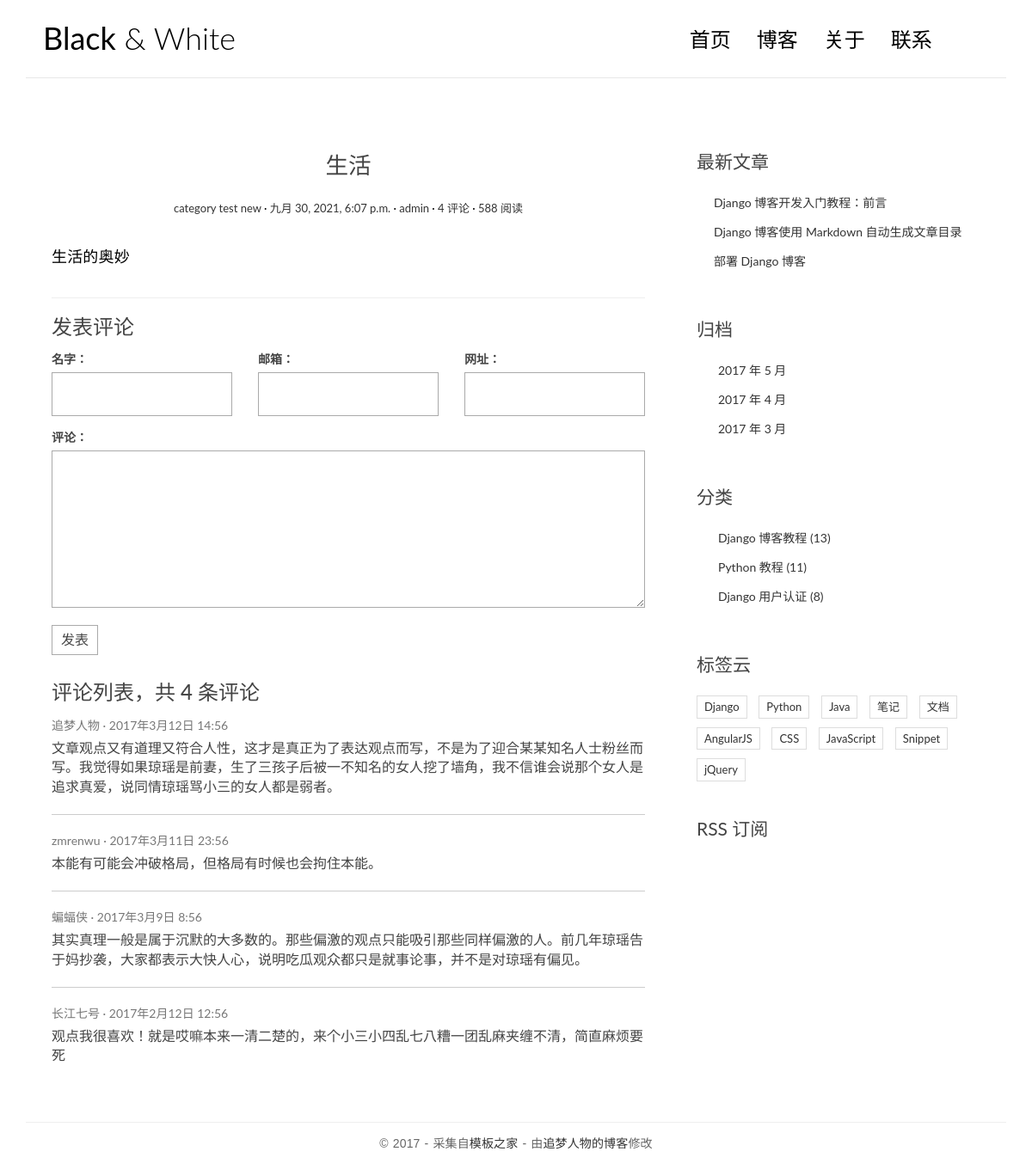
The page /posts/3/ on the database as committed earlier.
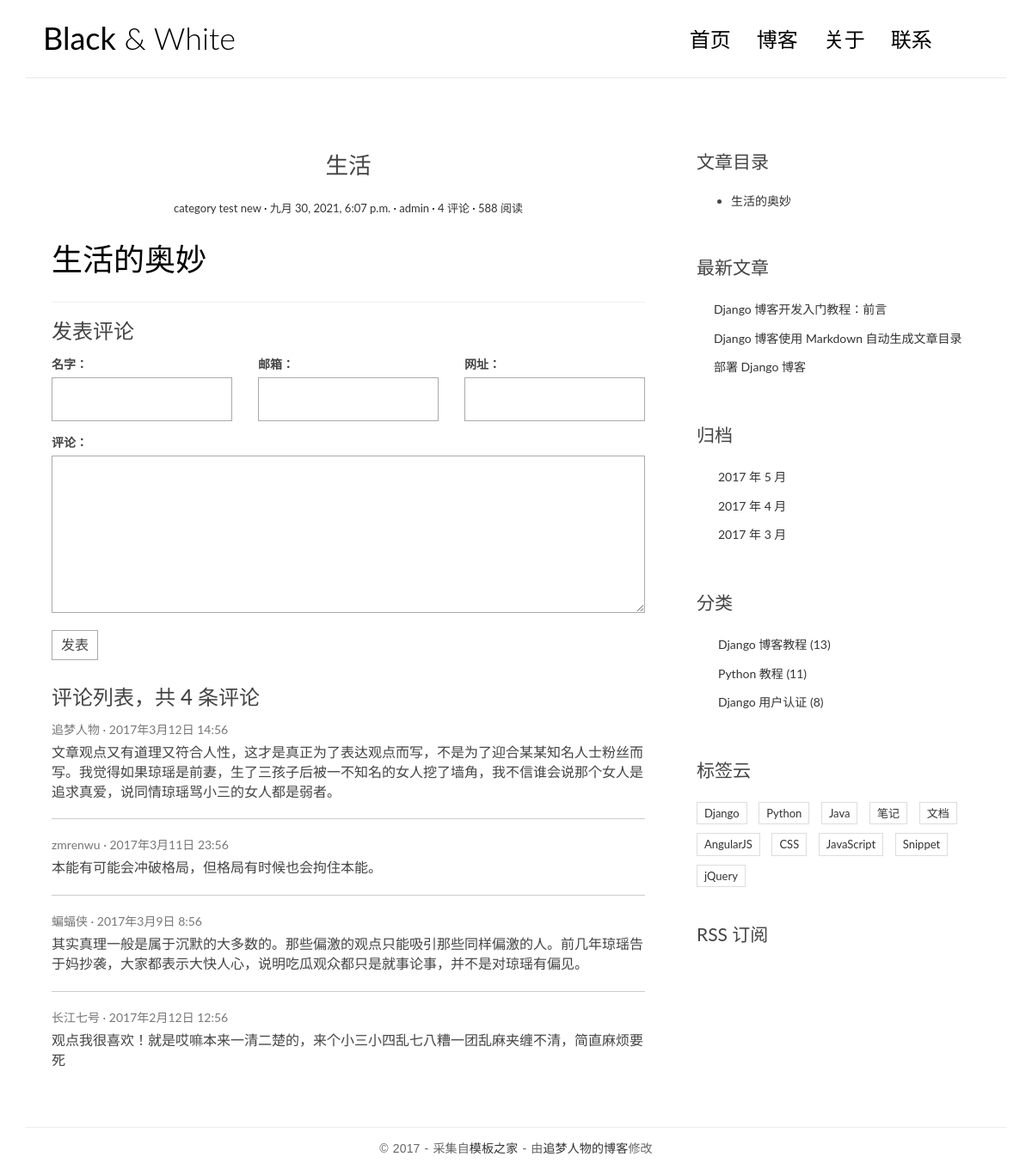
The same page on the database as committed later.
### blog_app/models.py (models this page shows, shortened)
class Post(models.Model):
    title = models.CharField('标题', max_length=70)
    body = models.TextField('正文')
    created_time = models.DateTimeField('创建时间', default=timezone.now)
    modified_time = models.DateTimeField('修改时间')
    excerpt = models.CharField('摘要', max_length=200, blank=True)
    category = models.ForeignKey(Category, verbose_name='分类', on_delete=models.CASCADE)
    tags = models.ManyToManyField(Tag, verbose_name='标签', blank=True)
    author = models.ForeignKey(User, verbose_name='作者', on_delete=models.CASCADE)
    class Meta:
        verbose_name = '文章'
        verbose_name_plural = verbose_name

class Category(models.Model):
    name = models.CharField(max_length=100)
    class Meta:
        verbose_name = '分类'
        verbose_name_plural = verbose_name

### blog_app/views.py (the view)
# urls.py: path('posts/<int:pk>/', views.detail, name='detail'),
def detail(request, pk):
    post = get_object_or_404(Post, pk=pk)
    md = markdown.Markdown(extensions=[
        'markdown.extensions.extra',
        'markdown.extensions.codehilite',
        TocExtension(slugify=slugify),
    ])
    post.body = md.convert(post.body)
    m = re.search(r'<div class="toc">\s*<ul>(.*)</ul>\s*</div>', md.toc, re.S)
    post.toc = m.group(1) if m is not None else ''
    return render(request, 'blog_app/detail.html', context={'post': post})

### templates/blog_app/detail.html
{% extends 'base.html' %}
{% block main %}
    <article class="post post-{{ post.pk }}">
        <header class="entry-header">
            <h1 class="entry-title">{{ post.title }}</h1>
            <div class="entry-meta">
                <span class="post-category"><a href="#">{{ post.category.name }}</a></span>
                <span class="post-date"><a href="#"><time class="entry-date"
                                                          datetime="{{ post.created_time }}">{{ post.created_time }}</time></a></span>
                <span class="post-author"><a href="#">{{ post.author }}</a></span>
                <span class="comments-link"><a href="#">4 评论</a></span>
                <span class="views-count"><a href="#">588 阅读</a></span>
            </div>
        </header>
        <div class="entry-content clearfix">
            {{ post.body | safe }}
        </div>
    </article>
    <section class="comment-area" id="comment-area">
        <hr>
        <h3>发表评论</h3>
        <form action="#" method="post" class="comment-form">
            <div class="row">
                <div class="col-md-4">
                    <label for="id_name">名字：</label>
                    <input type="text" id="id_name" name="name" required>
                </div>
                <div class="col-md-4">
                    <label for="id_email">邮箱：</label>
                    <input type="email" id="id_email" name="email" required>
                </div>
                <div class="col-md-4">
                    <label for="id_url">网址：</label>
                    <input type="text" id="id_url" name="url">
                </div>
                <div class="col-md-12">
                    <label for="id_comment">评论：</label>
                    <textarea name="comment" id="id_comment" required></textarea>
                    <button type="submit" class="comment-btn">发表</button>
                </div>
            </div>
        </form>
        <div class="comment-list-panel">
            <h3>评论列表，共 <span>4</span> 条评论</h3>
            <ul class="comment-list list-unstyled">
                <li class="comment-item">
                    <span class="nickname">追梦人物</span>
                    <time class="submit-date" datetime="2012-11-09T23:15:57+00:00">2017年3月12日 14:56</time>
                    <div class="text">
                        文章观点又有道理又符合人性，这才是真正为了表达观点而写，不是为了迎合某某知名人士粉丝而写。我觉得如果琼瑶是前妻，生了三孩子后被一不知名的女人挖了墙角，我不信谁会说那个女人是追求真爱，说同情琼瑶骂小三的女人都是弱者。
                    </div>
                </li>
                <li class="comment-item">
                    <span class="nickname">zmrenwu</span>
                    <time class="submit-date" datetime="2012-11-09T23:15:57+00:00">2017年3月11日 23:56</time>
                    <div class="text">
                        本能有可能会冲破格局，但格局有时候也会拘住本能。
                    </div>
                </li>
                <li class="comment-item">
                    <span class="nickname">蝙蝠侠</span>
                    <time class="submit-date" datetime="2012-11-09T23:15:57+00:00">2017年3月9日 8:56</time>
                    <div class="text">
                        其实真理一般是属于沉默的大多数的。那些偏激的观点只能吸引那些同样偏激的人。前几年琼瑶告于妈抄袭，大家都表示大快人心，说明吃瓜观众都只是就事论事，并不是对琼瑶有偏见。
                    </div>
                </li>
                <li class="comment-item">
                    <span class="nickname">长江七号</span>
                    <time class="submit-date" datetime="2012-11-09T23:15:57+00:00">2017年2月12日 12:56</time>
                    <div class="text">
                        观点我很喜欢！就是哎嘛本来一清二楚的，来个小三小四乱七八糟一团乱麻夹缠不清，简直麻烦要死
                    </div>
                </li>
            </ul>
        </div>
    </section>
{% endblock main %}
{% block toc %}
    {% if post.toc %}
    <div class="widget widget-content">
      <h3 class="widget-title">文章目录</h3>
      <div class="toc">
        <ul>
          {{ post.toc|safe }}
        </ul>
      </div>
    </div>
  {% endif %}
{% endblock toc %}

Rows that differ between the two databases and show on the page:
changed Post "生活的奥妙": body "生活的奥妙" → "# 生活的奥妙" (drawn); toc (not shown) → "生活的奥妙"
Other text that changed with them:
text now shown: "文章目录"
